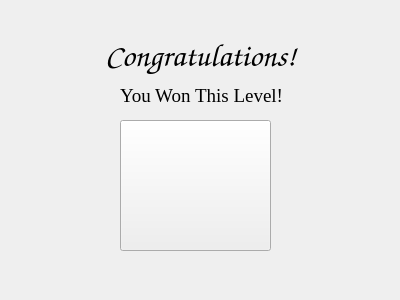
<?xml version="1.0" encoding="UTF-8"?>
<ui version="4.0">
 <class>gamewondialog</class>
 <widget class="QWidget" name="gamewondialog">
  <property name="geometry">
   <rect>
    <x>0</x>
    <y>0</y>
    <width>400</width>
    <height>300</height>
   </rect>
  </property>
  <property name="windowTitle">
   <string>Form</string>
  </property>
  <widget class="QLabel" name="label">
   <property name="geometry">
    <rect>
     <x>40</x>
     <y>30</y>
     <width>321</width>
     <height>51</height>
    </rect>
   </property>
   <property name="font">
    <font>
     <family>Comic Sans MS</family>
     <pointsize>24</pointsize>
     <bold>true</bold>
    </font>
   </property>
   <property name="text">
    <string>Congratulations!</string>
   </property>
   <property name="alignment">
    <set>Qt::AlignCenter</set>
   </property>
  </widget>
  <widget class="QPushButton" name="mainMenuButton">
   <property name="geometry">
    <rect>
     <x>120</x>
     <y>120</y>
     <width>151</width>
     <height>131</height>
    </rect>
   </property>
   <property name="cursor">
    <cursorShape>PointingHandCursor</cursorShape>
   </property>
   <property name="text">
    <string/>
   </property>
   <property name="icon">
    <iconset resource="images.qrc">
     <normaloff>:/images/main.png</normaloff>:/images/main.png</iconset>
   </property>
   <property name="iconSize">
    <size>
     <width>270</width>
     <height>140</height>
    </size>
   </property>
  </widget>
  <widget class="QLabel" name="label_2">
   <property name="geometry">
    <rect>
     <x>120</x>
     <y>80</y>
     <width>171</width>
     <height>31</height>
    </rect>
   </property>
   <property name="font">
    <font>
     <family>Times New Roman</family>
     <pointsize>14</pointsize>
    </font>
   </property>
   <property name="text">
    <string>You Won This Level!</string>
   </property>
  </widget>
 </widget>
 <resources>
  <include location="images.qrc"/>
 </resources>
 <connections/>
</ui>
